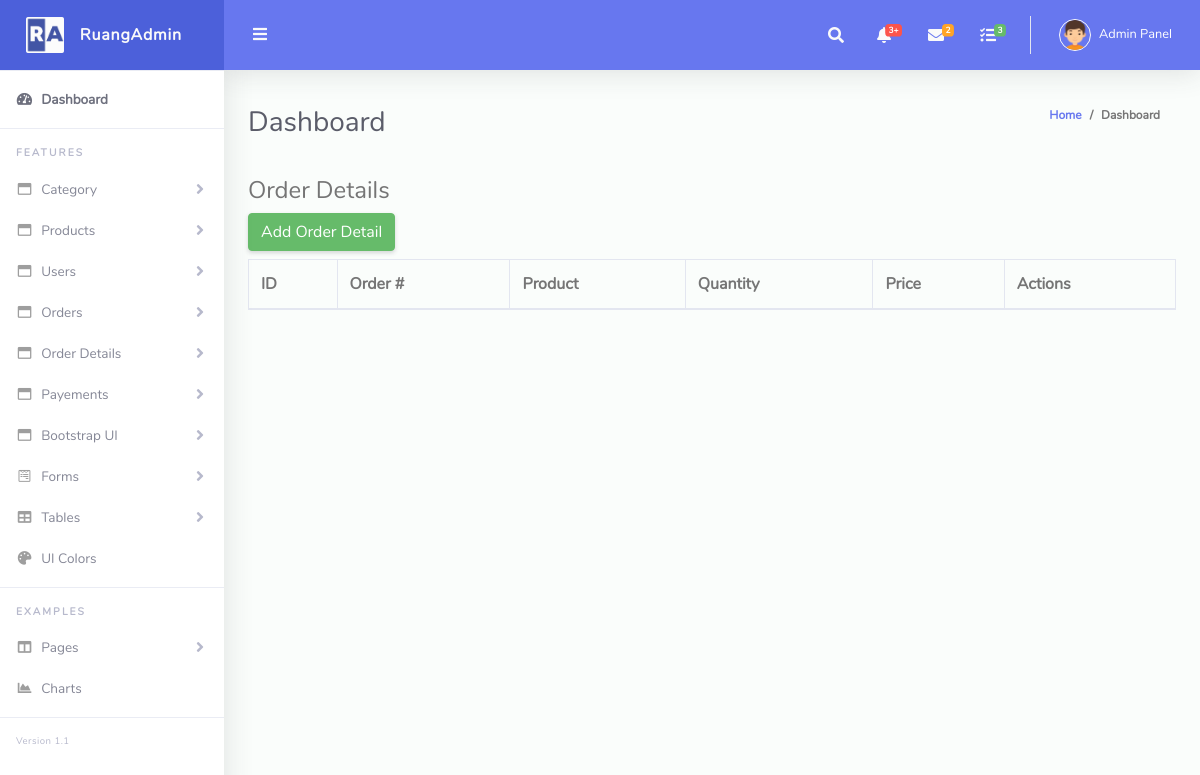
/admin/order_detail_view.php (signed in), run on an earlier commit of the app's database.
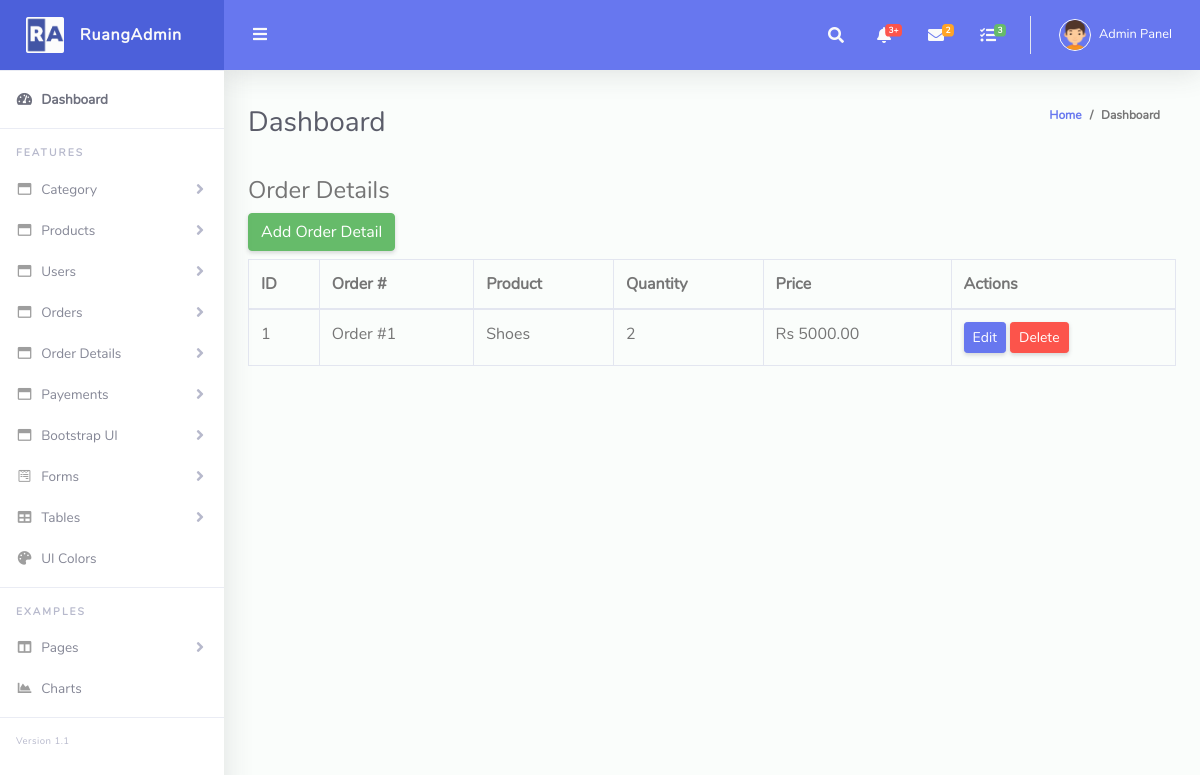
And on a later commit of the database.
### tables this page shows
CREATE TABLE `order_details` (
  `id` int(11) NOT NULL,
  `order_id` int(11) NOT NULL,
  `product_id` int(11) NOT NULL,
  `quantity` int(11) NOT NULL,
  `price` decimal(10,2) NOT NULL
);

CREATE TABLE `products` (
  `id` int(11) NOT NULL,
  `name` varchar(100) NOT NULL,
  `des` varchar(100) NOT NULL,
  `price` decimal(10,2) NOT NULL,
  `image` varchar(255) NOT NULL,
  `cat_id` int(11) NOT NULL
);

### admin/order_detail_view.php (the view, shortened to what this page needs)
<?php
include 'header.php';
include 'dbconfig.php';
$query = "SELECT od.*, p.name AS product_name, o.id AS order_number
          FROM order_details od
          JOIN products p ON od.product_id = p.id
          JOIN orders o ON od.order_id = o.id";
$result = mysqli_query($conn, $query);
?>
<div class="container my-4">
    <h4>Order Details</h4>
    <a href="order_detail_add.php" class="btn btn-success mb-2">Add Order Detail</a>
    <table class="table table-bordered">
        <thead>
            <tr>
                <th>ID</th><th>Order #</th><th>Product</th><th>Quantity</th><th>Price</th><th>Actions</th>
            </tr>
        </thead>
        <tbody>
            <?php while($row = mysqli_fetch_assoc($result)) { ?>
            <tr>
                <td><?= $row['id'] ?></td>
                <td>Order #<?= $row['order_id'] ?></td>
                <td><?= htmlspecialchars($row['product_name']) ?></td>
                <td><?= $row['quantity'] ?></td>
                <td>Rs <?= $row['price'] ?></td>
                <td>
                    <a href="order_detail_edit.php?id=<?= $row['id'] ?>" class="btn btn-primary btn-sm">Edit</a>
                    <a href="order_detail_delete.php?id=<?= $row['id'] ?>" class="btn btn-danger btn-sm" onclick="return confirm('Delete this item?');">Delete</a>
                </td>
            </tr>
            <?php } ?>
        </tbody>
    </table>
</div>
<?php include 'footer.php'; ?>

What changed in the data, as far as the page shows it:
added order_details: id "1", order "1", product.name "Shoes", quantity "2", price "5000.00"
